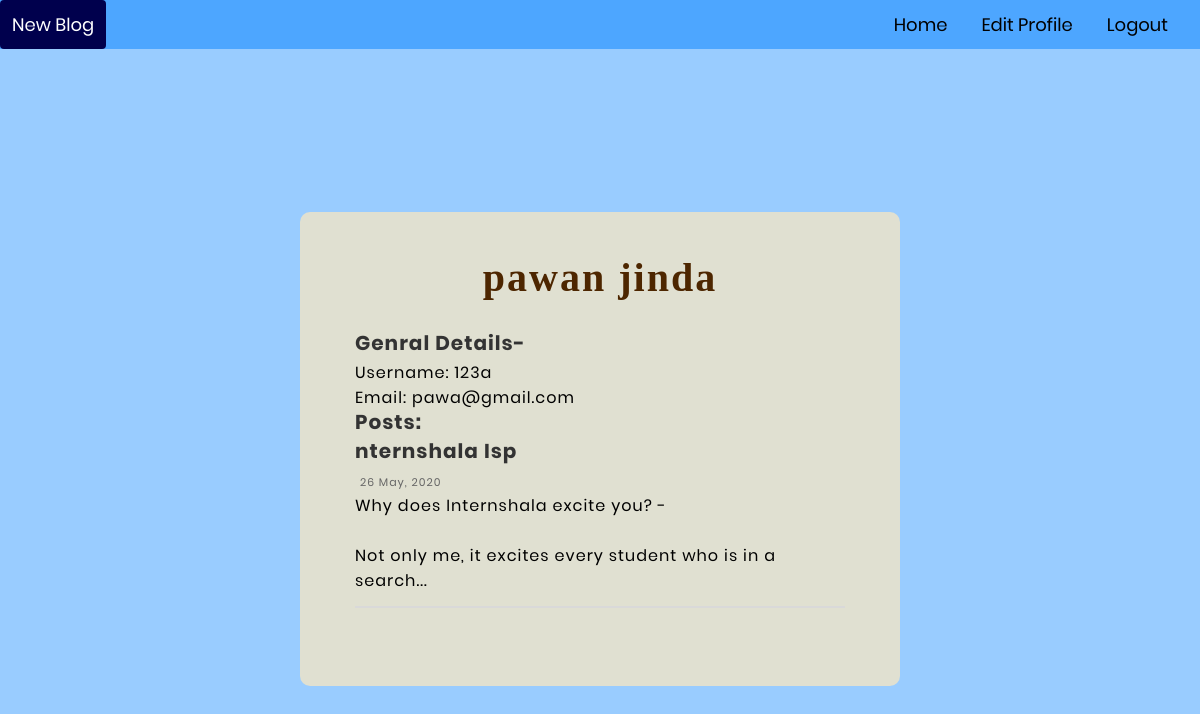
Page /user/profile/ (signed in) on the earlier database version.
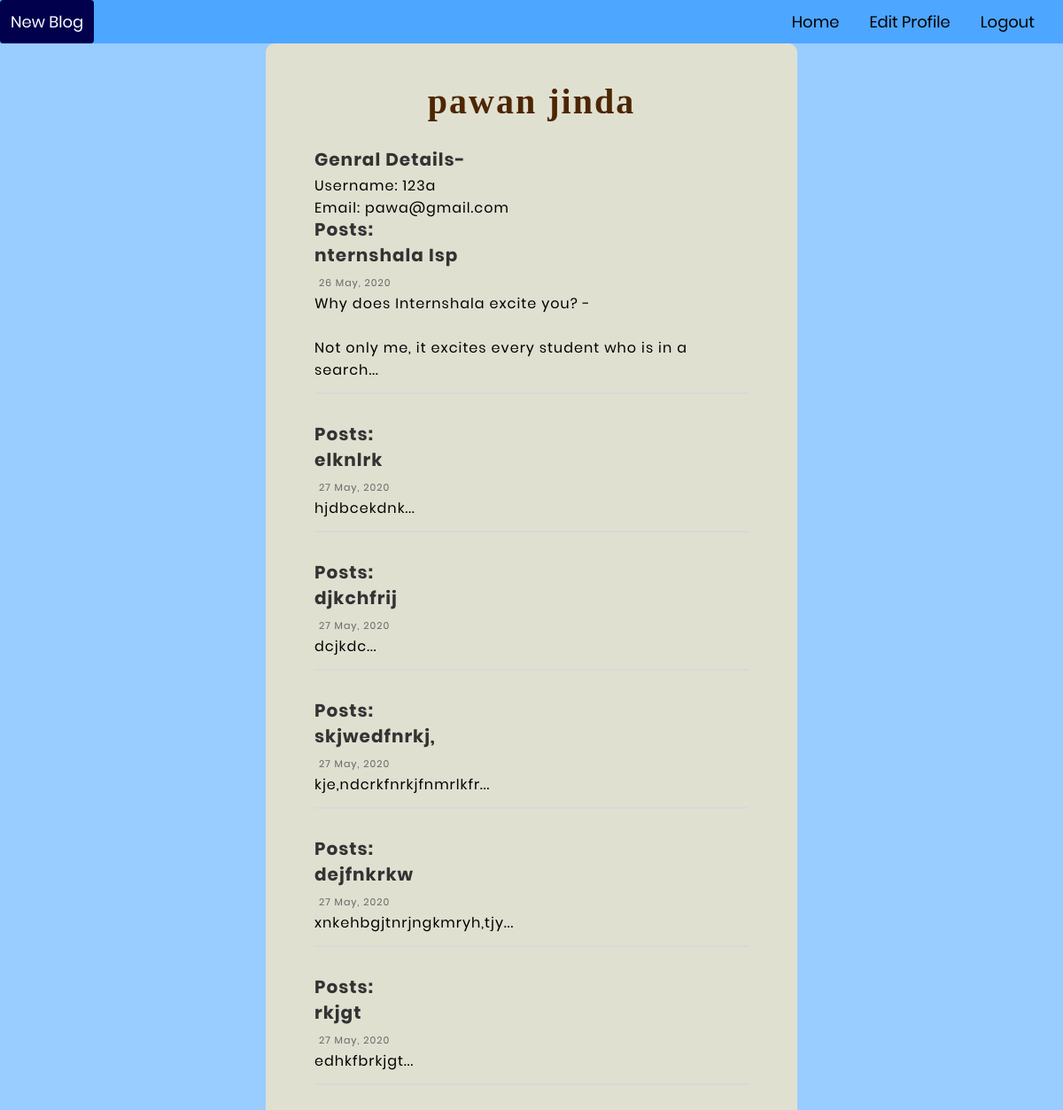
Same page on the later database version.
### blog/models.py (models this page shows, shortened)
class Post(models.Model):
	author= models.ForeignKey(User, on_delete=models.CASCADE)
	title= models.TextField()
	content=models.TextField()
	likes=models.ManyToManyField(User, related_name='likes')
	create_date=models.DateTimeField(auto_now_add= True)
	def datecreated(self):
		return self.create_date.strftime('%d %b, %Y')
	def Contents(self):
		return self.content[:100]+"..."

### blog/views.py (the view)
# urls.py: path('user/profile/', views.Profile.as_view(), name='profile'),
class Profile(TemplateView):
	def get(self,request):
		user=None
		user=request.user
		if user.is_authenticated:
			posts=Post.objects.filter(author=user.id)
			return render(request, "blog/profile.html",{'user':user,'posts':posts})
		else:
			return redirect(reverse('blog:signup',))

### blog/templates/blog/profile.html (shortened to what this page needs)
{% extends 'blog/home.html' %}
{% load static %}
{% block user_name %}
	<a class="margn-rgt margn-lft" href="{% url 'blog:editprofile' %}">Edit Profile</a>
{% endblock %}
{% block content %}
<div class="limiter">
	<div class="container-login100">
	<div class="wrap-contact100">
		<form class="contact100-form">
			<h1><b>
				{{user.first_name}} {{user.last_name}}
			</b></h1>
			<br>
			<span class="contact100-form-title">Genral Details-</span>
			<div >
			  Username: {{user.username}}
			</div>
			{% if user.email %}
			<div>
				Email: {{user.email}}
			</div>
			{% endif %}
			{% for p in posts %}
			    <span class="contact100-form-title">Posts:</span>
			    <span >
					<a href="{% url 'blog:onepost' p.pk %}"
					    class="contact100-form-title"
					    style="text-decoration: none">{{p.title | safe}}
					</a>
				</span>
				<span class="label-input101">
					{{p.datecreated}}
				</span>
				<div class="wrap-input100" >
				  <div >
				    {{p.Contents | safe}}
				  </div>
				</div>
				<br>
			{% endfor %}
		</form>
	</div>
</div>
</div>
{% endblock %}

Differences in the rows shown:
added Post: title "elknlrk", datecreated "27 May, 2020", Contents "hjdbcekdnk..."
added Post: title "djkchfrij", datecreated "27 May, 2020", Contents "dcjkdc..."
added Post: title "skjwedfnrkj,", datecreated "27 May, 2020", Contents "kje,ndcrkfnrkjfnmrlkfr..."
added Post: title "dejfnkrkw", datecreated "27 May, 2020", Contents "xnkehbgjtnrjngkmryh,tjy..."
added Post: title "rkjgt", datecreated "27 May, 2020", Contents "edhkfbrkjgt..."
